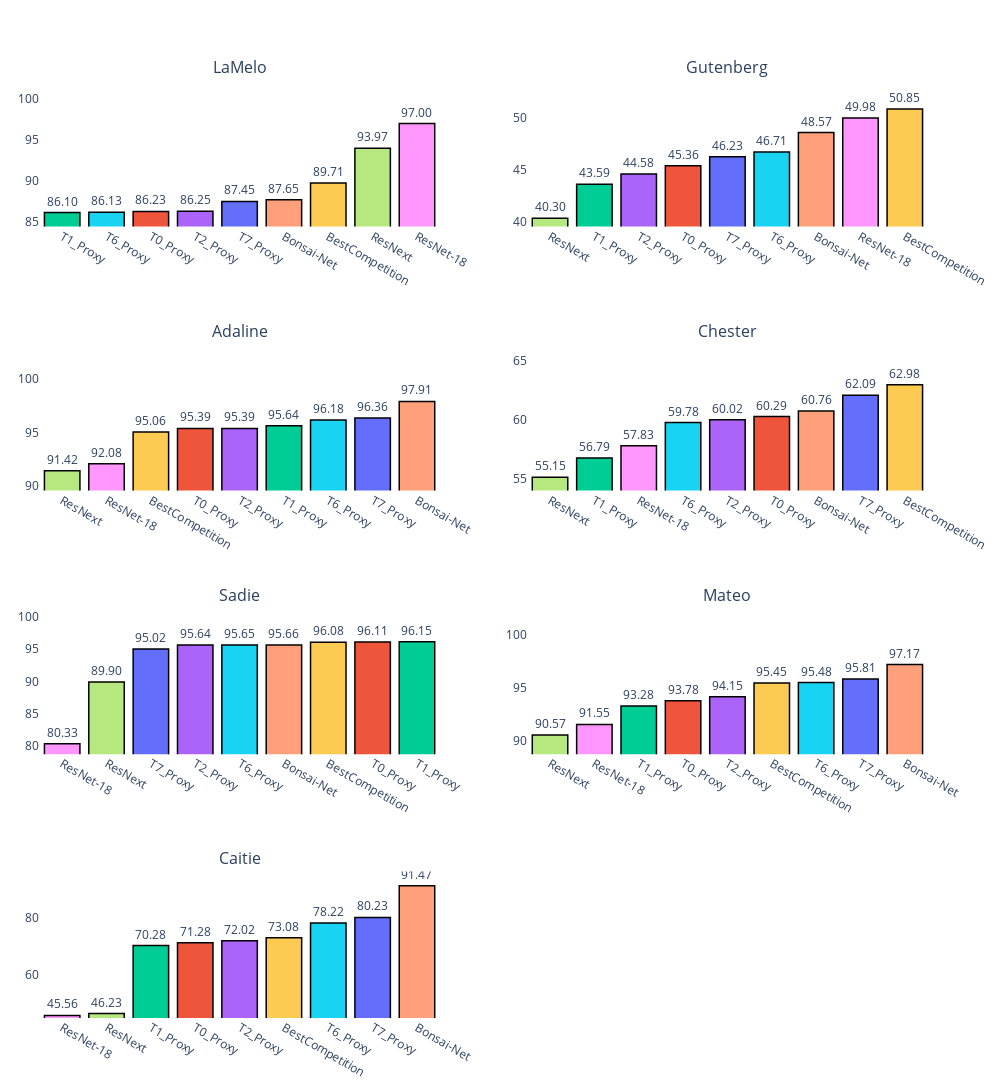

The cell this chart's notebook holds for it:
### Code cell
import plotly.subplots as sp
import plotly.graph_objects as go

plot_df = raw_score_df  # Asumiendo que `raw_score_df` es el DataFrame

# Crear subparcelas con 4 filas y 2 columnas
fig = sp.make_subplots(rows=4, cols=2, subplot_titles=plot_df.columns)

# Definir el mapa de colores
def get_color_for_index(index):
    return color_map.get(index, '#636EFA')  # Default a azul si no está en el mapa

# Agregar trazos para cada columna y mostrar los valores de las barras
for i, column in enumerate(plot_df.columns):
    row = i // 2 + 1  # Modificado para 2 columnas por fila (4 filas)
    col = i % 2 + 1   # Modificado para 2 columnas por fila
    
    # Ordenar los valores para la columna actual
    sorted_df = plot_df[[column]].sort_values(by=column)

    # Obtener los índices y valores ordenados
    sorted_indices = sorted_df.index
    sorted_values = sorted_df[column]

    # Mapear los colores para los índices ordenados
    colors = [get_color_for_index(idx) for idx in sorted_indices]
    
    # Añadir la barra para la columna actual con bordes
    fig.add_trace(
        go.Bar(
            x=sorted_indices, 
            y=sorted_values, 
            name=column, 
            marker=dict(
                color=colors, 
                line=dict(color='black', width=1.5)  # Añadir borde negro a las barras
            ),
            showlegend=False,
            text=sorted_values,  # Mostrar los valores ordenados
            textposition='outside',  # Posición del texto fuera de las barras
            texttemplate='%{text:.2f}',  # Formato del texto a 2 decimales
        ),
        row=row, col=col
    )

# Ajustar automáticamente el rango del eje y para cada subparcela
for i, column in enumerate(plot_df.columns):
    row = i // 2 + 1  # Modificado para 2 columnas por fila
    col = i % 2 + 1   # Modificado para 2 columnas por fila
    min_val = plot_df[column].min()
    max_val = plot_df[column].max()
    # Añadir un pequeño margen al rango
    fig.update_yaxes(range=[min_val * 0.98, max_val * 1.055], row=row, col=col)

# Actualizar el diseño
fig.update_layout(
    height=1200,  # Aumentar altura para acomodar 4 filas
    width=1000,   # Ancho ajustado para 2 columnas
    title_text="", 
    showlegend=False,
    plot_bgcolor='white',  # Fondo blanco para el gráfico
    paper_bgcolor='white',  # Fondo blanco para todo el lienzo
    margin=dict(t=80, b=40, l=40, r=40),  # Ajustar los márgenes para un mejor espaciado
    font=dict(size=12),  # Ajustar tamaño de fuente para mejor legibilidad
    title_font=dict(size=16, color='black', family="Arial"),  # Fuente para el título
)

# Mostrar la gráfica
fig.show()

### Figure 1 — Plotly figure (JSON) as saved in the notebook; plotly's stock layout.template omitted (floating-point values rounded to 4 significant figures)
{"data": [{"marker": {"color": ["#00CC96", "#19D3F3", "#EF553B", "#AB63FA", "#636EFA", "#FFA07A", "#FECB52", "#B6E880", "#FF97FF"], "line": {"color": "black", "width": 1.5}}, "name": "LaMelo", "showlegend": false, "text": [86.1, 86.13, 86.23, 86.25, 87.45, 87.65, 89.71, 93.97, 97], "textposition": "outside", "texttemplate": "%{text:.2f}", "type": "bar", "x": ["T1_Proxy", "T6_Proxy", "T0_Proxy", "T2_Proxy", "T7_Proxy", "Bonsai-Net", "BestCompetition", "ResNext", "ResNet-18"], "xaxis": "x", "y": [86.1, 86.13, 86.23, 86.25, 87.45, 87.65, 89.71, 93.97, 97], "yaxis": "y"}, {"marker": {"color": ["#B6E880", "#00CC96", "#AB63FA", "#EF553B", "#636EFA", "#19D3F3", "#FFA07A", "#FF97FF", "#FECB52"], "line": {"color": "black", "width": 1.5}}, "name": "Gutenberg", "showlegend": false, "text": [40.3, 43.59, 44.58, 45.36, 46.23, 46.71, 48.57, 49.98, 50.85], "textposition": "outside", "texttemplate": "%{text:.2f}", "type": "bar", "x": ["ResNext", "T1_Proxy", "T2_Proxy", "T0_Proxy", "T7_Proxy", "T6_Proxy", "Bonsai-Net", "ResNet-18", "BestCompetition"], "xaxis": "x2", "y": [40.3, 43.59, 44.58, 45.36, 46.23, 46.71, 48.57, 49.98, 50.85], "yaxis": "y2"}, {"marker": {"color": ["#B6E880", "#FF97FF", "#FECB52", "#EF553B", "#AB63FA", "#00CC96", "#19D3F3", "#636EFA", "#FFA07A"], "line": {"color": "black", "width": 1.5}}, "name": "Adaline", "showlegend": false, "text": [91.42, 92.08, 95.06, 95.39, 95.39, 95.64, 96.18, 96.36, 97.91], "textposition": "outside", "texttemplate": "%{text:.2f}", "type": "bar", "x": ["ResNext", "ResNet-18", "BestCompetition", "T0_Proxy", "T2_Proxy", "T1_Proxy", "T6_Proxy", "T7_Proxy", "Bonsai-Net"], "xaxis": "x3", "y": [91.42, 92.08, 95.06, 95.39, 95.39, 95.64, 96.18, 96.36, 97.91], "yaxis": "y3"}, {"marker": {"color": ["#B6E880", "#00CC96", "#FF97FF", "#19D3F3", "#AB63FA", "#EF553B", "#FFA07A", "#636EFA", "#FECB52"], "line": {"color": "black", "width": 1.5}}, "name": "Chester", "showlegend": false, "text": [55.15, 56.79, 57.83, 59.78, 60.02, 60.29, 60.76, 62.09, 62.98], "textposition": "outside", "texttemplate": "%{text:.2f}", "type": "bar", "x": ["ResNext", "T1_Proxy", "ResNet-18", "T6_Proxy", "T2_Proxy", "T0_Proxy", "Bonsai-Net", "T7_Proxy", "BestCompetition"], "xaxis": "x4", "y": [55.15, 56.79, 57.83, 59.78, 60.02, 60.29, 60.76, 62.09, 62.98], "yaxis": "y4"}, {"marker": {"color": ["#FF97FF", "#B6E880", "#636EFA", "#AB63FA", "#19D3F3", "#FFA07A", "#FECB52", "#EF553B", "#00CC96"], "line": {"color": "black", "width": 1.5}}, "name": "Sadie", "showlegend": false, "text": [80.33, 89.9, 95.02, 95.64, 95.65, 95.66, 96.08, 96.11, 96.15], "textposition": "outside", "texttemplate": "%{text:.2f}", "type": "bar", "x": ["ResNet-18", "ResNext", "T7_Proxy", "T2_Proxy", "T6_Proxy", "Bonsai-Net", "BestCompetition", "T0_Proxy", "T1_Proxy"], "xaxis": "x5", "y": [80.33, 89.9, 95.02, 95.64, 95.65, 95.66, 96.08, 96.11, 96.15], "yaxis": "y5"}, {"marker": {"color": ["#B6E880", "#FF97FF", "#00CC96", "#EF553B", "#AB63FA", "#FECB52", "#19D3F3", "#636EFA", "#FFA07A"], "line": {"color": "black", "width": 1.5}}, "name": "Mateo", "showlegend": false, "text": [90.57, 91.55, 93.28, 93.78, 94.15, 95.45, 95.48, 95.81, 97.17], "textposition": "outside", "texttemplate": "%{text:.2f}", "type": "bar", "x": ["ResNext", "ResNet-18", "T1_Proxy", "T0_Proxy", "T2_Proxy", "BestCompetition", "T6_Proxy", "T7_Proxy", "Bonsai-Net"], "xaxis": "x6", "y": [90.57, 91.55, 93.28, 93.78, 94.15, 95.45, 95.48, 95.81, 97.17], "yaxis": "y6"}, {"marker": {"color": ["#FF97FF", "#B6E880", "#00CC96", "#EF553B", "#AB63FA", "#FECB52", "#19D3F3", "#636EFA", "#FFA07A"], "line": {"color": "black", "width": 1.5}}, "name": "Caitie", "showlegend": false, "text": [45.56, 46.23, 70.28, 71.28, 72.02, 73.08, 78.22, 80.23, 91.47], "textposition": "outside", "texttemplate": "%{text:.2f}", "type": "bar", "x": ["ResNet-18", "ResNext", "T1_Proxy", "T0_Proxy", "T2_Proxy", "BestCompetition", "T6_Proxy", "T7_Proxy", "Bonsai-Net"], "xaxis": "x7", "y": [45.56, 46.23, 70.28, 71.28, 72.02, 73.08, 78.22, 80.23, 91.47], "yaxis": "y7"}], "layout": {"annotations": [{"font": {"size": 16}, "showarrow": false, "text": "LaMelo", "x": 0.225, "xanchor": "center", "xref": "paper", "y": 1, "yanchor": "bottom", "yref": "paper"}, {"font": {"size": 16}, "showarrow": false, "text": "Gutenberg", "x": 0.775, "xanchor": "center", "xref": "paper", "y": 1, "yanchor": "bottom", "yref": "paper"}, {"font": {"size": 16}, "showarrow": false, "text": "Adaline", "x": 0.225, "xanchor": "center", "xref": "paper", "y": 0.7188, "yanchor": "bottom", "yref": "paper"}, {"font": {"size": 16}, "showarrow": false, "text": "Chester", "x": 0.775, "xanchor": "center", "xref": "paper", "y": 0.7188, "yanchor": "bottom", "yref": "paper"}, {"font": {"size": 16}, "showarrow": false, "text": "Sadie", "x": 0.225, "xanchor": "center", "xref": "paper", "y": 0.4375, "yanchor": "bottom", "yref": "paper"}, {"font": {"size": 16}, "showarrow": false, "text": "Mateo", "x": 0.775, "xanchor": "center", "xref": "paper", "y": 0.4375, "yanchor": "bottom", "yref": "paper"}, {"font": {"size": 16}, "showarrow": false, "text": "Caitie", "x": 0.225, "xanchor": "center", "xref": "paper", "y": 0.1562, "yanchor": "bottom", "yref": "paper"}], "font": {"size": 12}, "height": 1200, "margin": {"b": 40, "l": 40, "r": 40, "t": 80}, "paper_bgcolor": "white", "plot_bgcolor": "white", "showlegend": false, "title": {"font": {"color": "black", "family": "Arial", "size": 16}, "text": ""}, "width": 1000, "xaxis": {"anchor": "y", "autorange": true, "domain": [0, 0.45], "range": [-0.5, 8.5], "type": "category"}, "xaxis2": {"anchor": "y2", "autorange": true, "domain": [0.55, 1], "range": [-0.5, 8.5], "type": "category"}, "xaxis3": {"anchor": "y3", "autorange": true, "domain": [0, 0.45], "range": [-0.5, 8.5], "type": "category"}, "xaxis4": {"anchor": "y4", "autorange": true, "domain": [0.55, 1], "range": [-0.5, 8.5], "type": "category"}, "xaxis5": {"anchor": "y5", "autorange": true, "domain": [0, 0.45], "range": [-0.5, 8.5], "type": "category"}, "xaxis6": {"anchor": "y6", "autorange": true, "domain": [0.55, 1], "range": [-0.5, 8.5], "type": "category"}, "xaxis7": {"anchor": "y7", "autorange": true, "domain": [0, 0.45], "range": [-0.5, 8.5], "type": "category"}, "xaxis8": {"anchor": "y8", "domain": [0.55, 1]}, "yaxis": {"anchor": "x", "domain": [0.8438, 1], "range": [84.38, 102.3], "type": "linear"}, "yaxis2": {"anchor": "x2", "domain": [0.8438, 1], "range": [39.49, 53.65], "type": "linear"}, "yaxis3": {"anchor": "x3", "domain": [0.5625, 0.7188], "range": [89.59, 103.3], "type": "linear"}, "yaxis4": {"anchor": "x4", "domain": [0.5625, 0.7188], "range": [54.05, 66.44], "type": "linear"}, "yaxis5": {"anchor": "x5", "domain": [0.2812, 0.4375], "range": [78.72, 101.4], "type": "linear"}, "yaxis6": {"anchor": "x6", "domain": [0.2812, 0.4375], "range": [88.76, 102.5], "type": "linear"}, "yaxis7": {"anchor": "x7", "domain": [0, 0.1562], "range": [44.65, 96.5], "type": "linear"}, "yaxis8": {"anchor": "x8", "domain": [0, 0.1562]}}}
